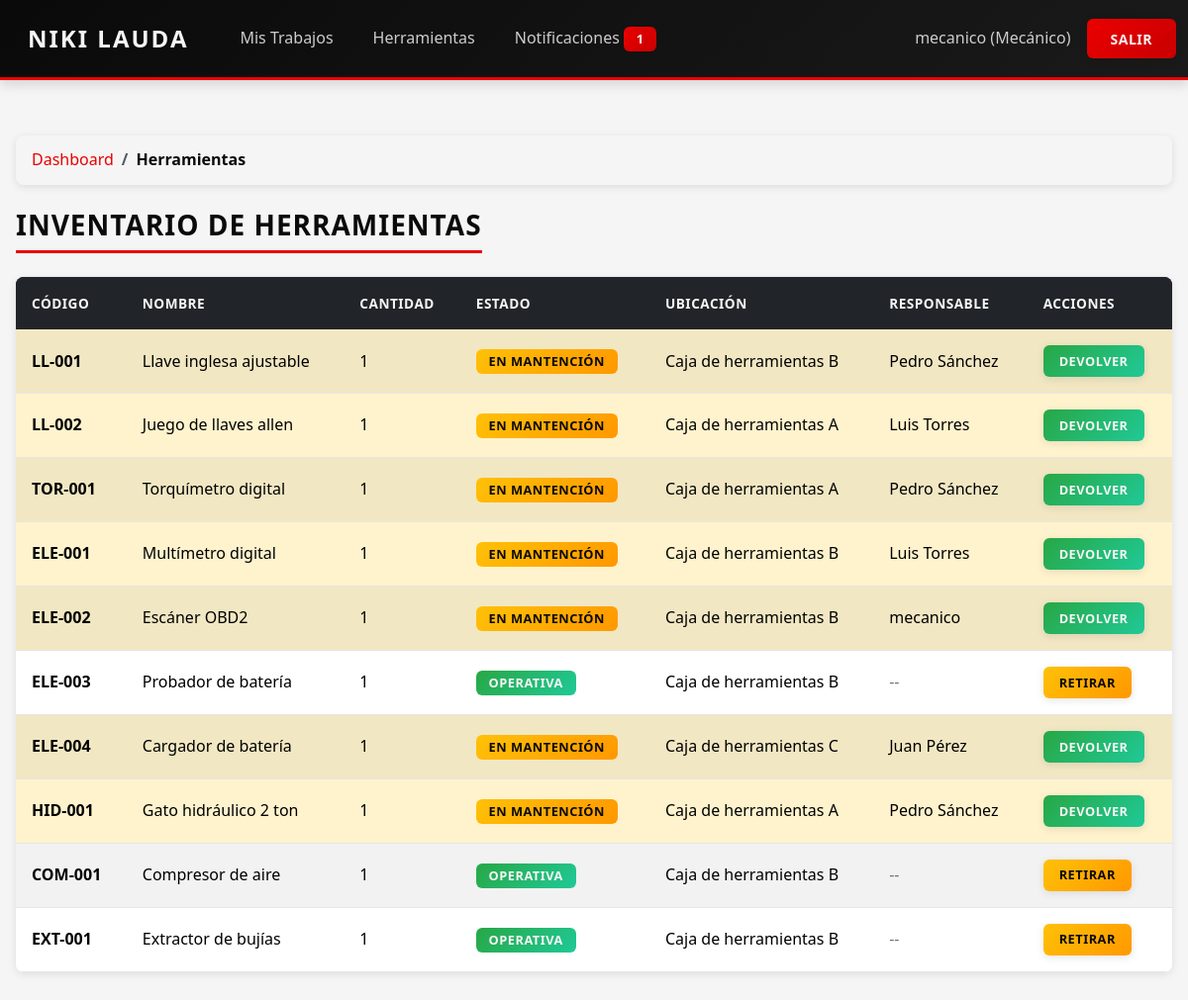
Page /inventario/herramientas/ (signed in) on the earlier database version.
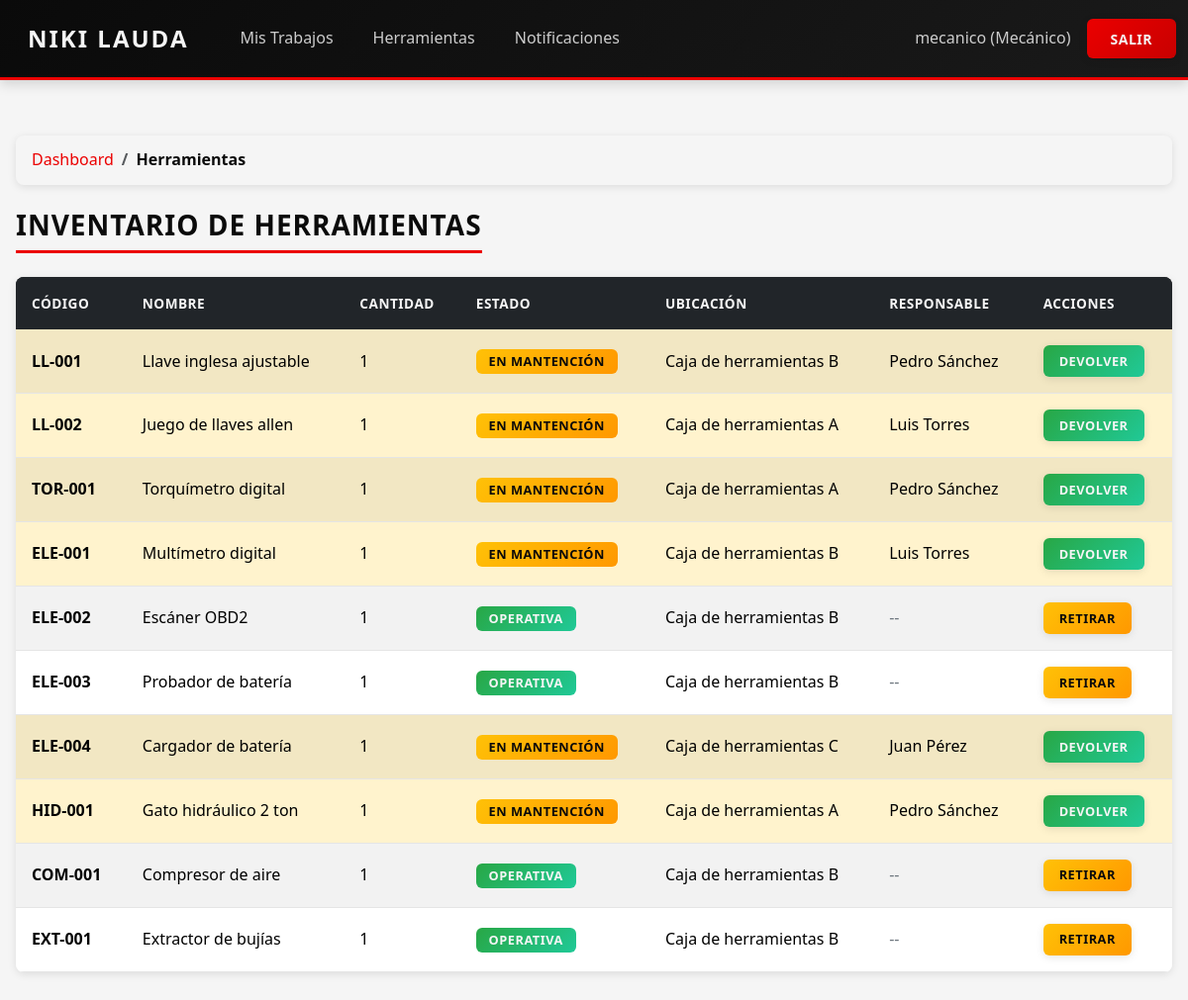
Same page on the later database version.
### core/models.py (models this page shows, shortened)
class Herramienta(models.Model):
    ESTADO_CHOICES = [
        ("OPERATIVA", "Operativa"),
        ("EN_MANTENCION", "En mantención"),
        ("FUERA_SERVICIO", "Fuera de servicio"),
    ]
    codigo = models.CharField(max_length=50, unique=True)
    nombre = models.CharField(max_length=150)
    descripcion = models.TextField(blank=True, null=True)
    marca = models.CharField(max_length=100, blank=True, null=True)
    modelo = models.CharField(max_length=100, blank=True, null=True)
    cantidad = models.PositiveIntegerField(default=1)
    ubicacion_fisica = models.CharField(max_length=100)
    estado = models.CharField(max_length=20, choices=ESTADO_CHOICES, default="OPERATIVA")
    fecha_adquisicion = models.DateField()
    responsable_asignado = models.ForeignKey(
        Mecanico,
        on_delete=models.SET_NULL,
        null=True,
        blank=True,
        help_text="Mecánico responsable de la herramienta."
    )
    fecha_ultima_mantencion = models.DateField(blank=True, null=True)

class Mecanico(models.Model):
    nombre = models.CharField(max_length=150)
    rut = models.CharField(max_length=12, blank=True, null=True)
    telefono = models.CharField(max_length=20, blank=True, null=True)
    especialidad = models.ForeignKey(EspecialidadMecanico, on_delete=models.PROTECT)
    cantidad_ayudantes = models.PositiveSmallIntegerField(
        default=0,
        help_text="Número de ayudantes (1 o 2 máx.)."
    )

### core/views.py (the view)
# urls.py: path("inventario/herramientas/", views.herramientas, name="herramientas"),
@login_required
@requiere_rol("ENCARGADO_BODEGA", "MECANICO")
def herramientas(request):
    herramientas = Herramienta.objects.all()
    return render(request, "core/inventario/herramientas.html", {
        "herramientas": herramientas,
    })

### core/context_processors.py (called while the page is built)
def notificaciones(request):
    context = {
        'notif_no_leidas': 0,
    }
    if request.user.is_authenticated:
        try:
            perfil = request.user.perfilusuario
            context['notif_no_leidas'] = perfil.notificaciones_recibidas.filter(leida=False).count()
        except (PerfilUsuario.DoesNotExist, AttributeError):
            pass
    return context

### core/templates/core/inventario/herramientas.html (shortened to what this page needs)
{% extends "core/base.html" %}
{% block content %}
<nav aria-label="breadcrumb" class="mb-3">
    <ol class="breadcrumb">
        <li class="breadcrumb-item"><a href="{% url 'dashboard' %}">Dashboard</a></li>
        <li class="breadcrumb-item active">Herramientas</li>
    </ol>
</nav>
<h3>Inventario de Herramientas</h3>
{% if herramientas %}
    <table class="table table-striped table-hover">
        <thead class="table-dark">
            <tr>
                <th>Código</th>
                <th>Nombre</th>
                <th>Cantidad</th>
                <th>Estado</th>
                <th>Ubicación</th>
                <th>Responsable</th>
                <th>Acciones</th>
            </tr>
        </thead>
        <tbody>
            {% for h in herramientas %}
            <tr class="{% if h.estado == 'FUERA_SERVICIO' %}table-danger{% elif h.estado == 'EN_MANTENCION' %}table-warning{% endif %}">
                <td><strong>{{ h.codigo }}</strong></td>
                <td>{{ h.nombre }}</td>
                <td>{{ h.cantidad }}</td>
                <td>
                    <span class="badge
                        {% if h.estado == 'OPERATIVA' %}bg-success
                        {% elif h.estado == 'EN_MANTENCION' %}bg-warning
                        {% else %}bg-danger{% endif %}">
                        {{ h.get_estado_display }}
                    </span>
                </td>
                <td>{{ h.ubicacion_fisica }}</td>
                <td>
                    {% if h.responsable_asignado %}
                        {{ h.responsable_asignado.nombre }}
                    {% else %}
                        <span class="text-muted">--</span>
                    {% endif %}
                </td>
                <td>
                    {% if user.is_authenticated and user.perfilusuario and user.perfilusuario.rol == "MECANICO" %}
                        {% if h.estado == "OPERATIVA" %}
                            <a href="{% url 'retirar_herramienta' h.id %}" class="btn btn-warning btn-sm">
                                Retirar
                            </a>
                        {% elif h.responsable_asignado %}
                            <a href="{% url 'devolver_herramienta' h.id %}" class="btn btn-success btn-sm">
                                Devolver
                            </a>
                        {% endif %}
                    {% endif %}
                </td>
            </tr>
            {% endfor %}
        </tbody>
    </table>
{% else %}
    <div class="alert alert-info">
        No hay herramientas registradas en el inventario.
    </div>
{% endif %}
{% endblock %}

### core/templates/core/navbar.html (shortened to what this page needs)
<nav class="navbar navbar-expand-lg navbar-dark bg-dark">
    <div class="container-fluid">
        <a class="navbar-brand" href="{% url 'dashboard' %}">Niki Lauda</a>
        <ul class="navbar-nav me-auto">
            {% if user.is_authenticated and user.perfilusuario %}
                {% if user.perfilusuario.rol == "MECANICO" %}
                    <li class="nav-item">
                        <a class="nav-link" href="{% url 'mis_trabajos' %}">Mis Trabajos</a>
                    </li>
                    <li class="nav-item">
                        <a class="nav-link" href="{% url 'herramientas' %}">Herramientas</a>
                    </li>
                {% endif %}
                <li class="nav-item">
                    <a class="nav-link" href="{% url 'notificaciones' %}">
                        Notificaciones
                        {% if notif_no_leidas > 0 %}
                            <span class="badge bg-danger">{{ notif_no_leidas }}</span>
                        {% endif %}
                    </a>
                </li>
            {% endif %}
        </ul>
        {% if user.is_authenticated %}
            <span class="navbar-text text-white me-3">
                {{ user.username }}{% if user.perfilusuario %} ({{ user.perfilusuario.get_rol_display }}){% endif %}
            </span>
            <a class="btn btn-danger" href="{% url 'logout' %}">Salir</a>
        {% else %}
            <a class="btn btn-primary" href="{% url 'login' %}">Iniciar Sesión</a>
            <a class="btn btn-outline-light ms-2" href="{% url 'registro' %}">Registrarse</a>
        {% endif %}
    </div>
</nav>

Differences in the rows shown:
changed Herramienta "ELE-002": estado "EN MANTENCIÓN" → "OPERATIVA"; responsable_asignado.nombre "mecanico" → (not shown); now shows "--"; estado "DEVOLVER" → "RETIRAR"
Other differences:
{{ notif_no_leidas }}: "1" → (not shown)
